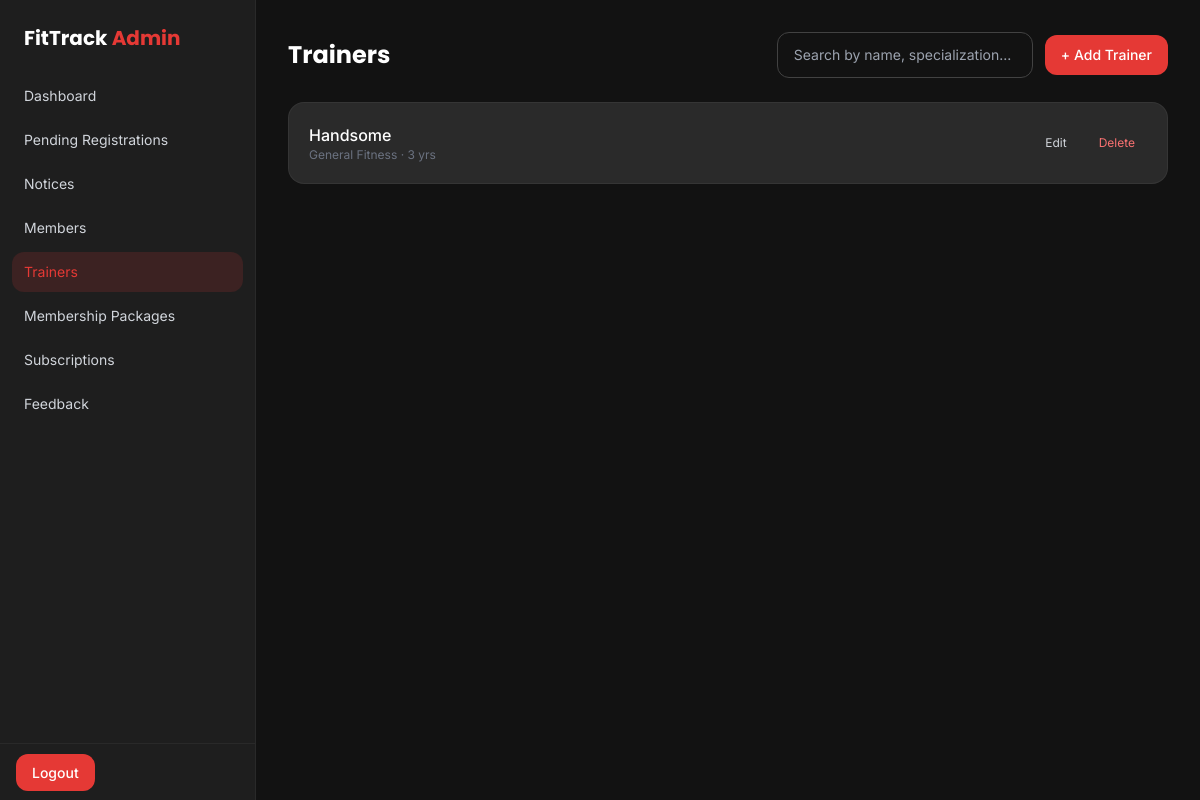
The app's page /management/trainers/ (signed in) with its own data.
### app/models.py (models this page shows, shortened)
class Trainer(models.Model):
    SPECIALIZATION_CHOICES = (
        ('strength', 'Strength Training'),
        ('cardio', 'Cardio'),
        ('yoga', 'Yoga'),
        ('crossfit', 'CrossFit'),
        ('nutrition', 'Nutrition Coaching'),
        ('rehab', 'Rehabilitation'),
        ('general', 'General Fitness'),
    )
    name = models.CharField(max_length=150)
    photo = models.ImageField(upload_to='trainer_pics/', blank=True, null=True)
    specialization = models.CharField(max_length=20, choices=SPECIALIZATION_CHOICES, default='general')
    experience_years = models.PositiveIntegerField(default=0)
    bio = models.TextField(blank=True)
    certifications = models.CharField(max_length=255, blank=True, help_text="Comma-separated, e.g. ACE, NASM")
    contact = models.CharField(max_length=15, blank=True)
    email = models.EmailField(blank=True)
    available_days = models.CharField(max_length=100, blank=True, help_text="e.g. Mon-Fri, 6AM-8PM")
    is_active = models.BooleanField(default=True, help_text="Uncheck if trainer is no longer with the gym")
    class Meta:
        ordering = ['name']

### adminpanel/views.py (the view)
# urls.py: path('trainers/', views.admin_trainers, name='admin_trainers'),
@staff_required
def admin_trainers(request):
    query = request.GET.get('q', '').strip()
    trainers = Trainer.objects.all()
    if query:
        trainers = trainers.filter(
            Q(name__icontains=query) |
            Q(specialization__icontains=query) |
            Q(certifications__icontains=query)
        )
    return render(request, 'adminpanel/trainers.html', {'trainers': trainers, 'query': query})

### adminpanel/templates/adminpanel/trainers.html
{% extends 'adminpanel/base.html' %}
{% block content %}
<div class="flex items-center justify-between mb-6 gap-4 flex-wrap">
    <h1 class="font-display text-2xl font-bold">Trainers</h1>
    <div class="flex items-center gap-3">
        <form method="get" class="flex">
            <input type="text" name="q" value="{{ query }}" placeholder="Search by name, specialization..."
                   class="admin-input w-64 text-sm">
        </form>
        <a href="{% url 'admin_trainer_add' %}" class="bg-primary hover:bg-red-600 text-white text-sm font-medium px-4 py-2.5 rounded-xl transition-colors whitespace-nowrap">
            + Add Trainer
        </a>
    </div>
</div>
<div class="space-y-3">
    {% for trainer in trainers %}
    <div class="bg-dark-card border border-white/5 rounded-2xl p-5 flex items-center justify-between">
        <div>
            <p class="text-white font-medium">{{ trainer.name }}</p>
            <p class="text-xs text-gray-500">{{ trainer.get_specialization_display }} · {{ trainer.experience_years }} yrs</p>
        </div>
        <div class="flex gap-2">
            <a href="{% url 'admin_trainer_edit' trainer.id %}" class="text-xs text-gray-300 hover:text-primary px-3 py-1.5">Edit</a>
            <a href="{% url 'admin_trainer_delete' trainer.id %}" onclick="return confirm('Delete this trainer?');" class="text-xs text-red-400 hover:text-red-300 px-3 py-1.5">Delete</a>
        </div>
    </div>
    {% empty %}
    <p class="text-gray-500 text-sm">No trainers yet.</p>
    {% endfor %}
</div>
{% endblock %}

### adminpanel/templates/adminpanel/base.html (style rules this page uses)
.admin-input { width: 100%; background-color: #121212; border: 1px solid #424242; color: #fff; border-radius: 0.75rem; padding: 0.75rem 1rem; font-size: 0.875rem; }

### records on screen
Trainer: name "Handsome", specialization "General Fitness", experience_years "3"
